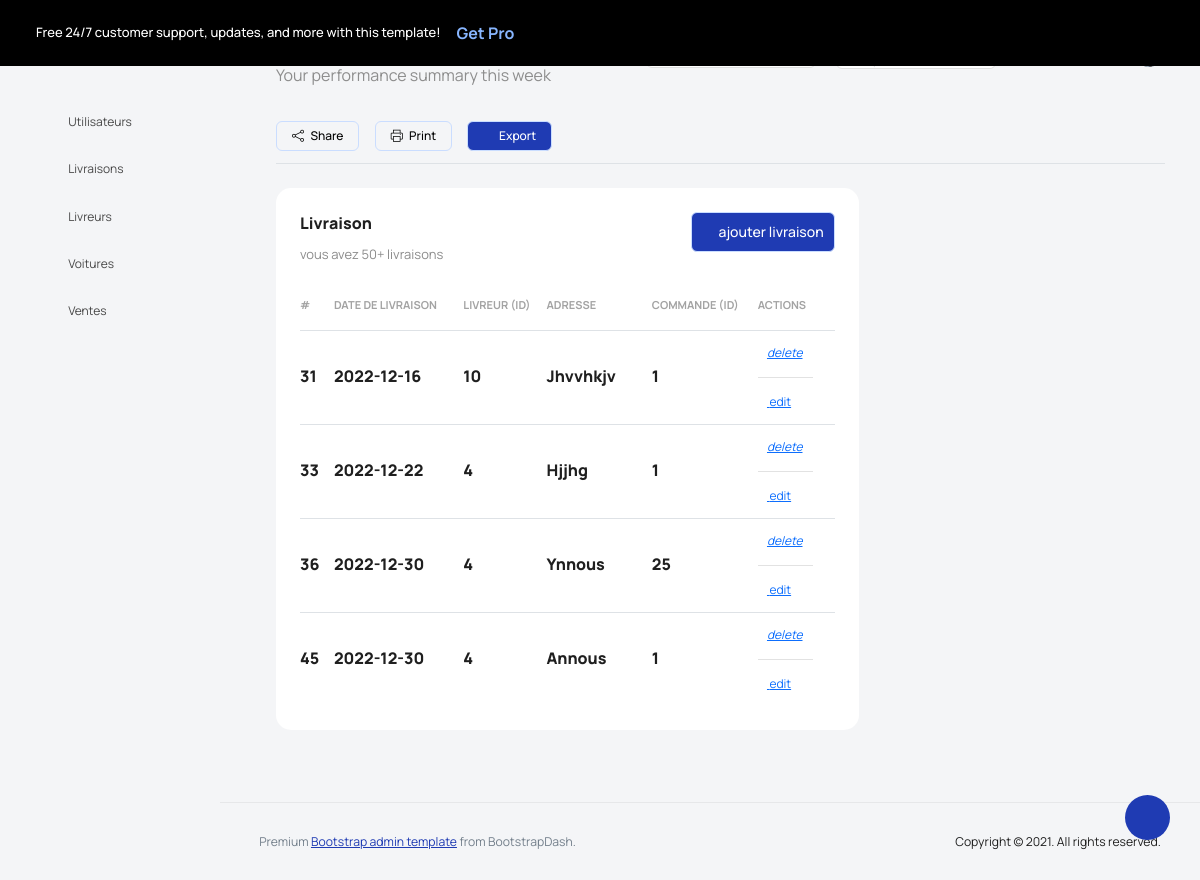
The page /Views/back/livraisons.php (signed in) on the database its author committed.
### tables this page shows
CREATE TABLE `livraison` (
  `id` int(11) NOT NULL,
  `date_livraison` date NOT NULL,
  `id_livreur` int(11) NOT NULL,
  `adresse_livraison` varchar(255) NOT NULL,
  `id_commande` int(11) NOT NULL
);

### Controller/LivraisonC.php (called while the page is built, shortened)
<?php
class LivraisonC{
    public function afficher_Livraisons(){
        $sql="SELECT * FROM livraison" ;
        $db = config::getConnexion() ;
        try {
            $liste = $db->query($sql) ;
            return $liste ;
        }
        catch(Exception $e) {
            echo $e->getMessage();
            die('Erreur:' .$e->getMessage()) ;
        }
    }
}

### Views/back/livraisons.php (the view, shortened to what this page needs)
<?php
include_once '../../Controller/LivraisonC.php';
$livraisonC = new LivraisonC();
$list = $livraisonC->afficher_Livraisons();
?>
<!DOCTYPE html>
<html lang="en">
<head>
    <link rel="stylesheet" href="vendors/feather/feather.css">
    <link rel="stylesheet" href="vendors/mdi/css/materialdesignicons.min.css">
    <link rel="stylesheet" href="vendors/ti-icons/css/themify-icons.css">
    <link rel="stylesheet" href="vendors/typicons/typicons.css">
    <link rel="stylesheet" href="vendors/simple-line-icons/css/simple-line-icons.css">
    <link rel="stylesheet" href="vendors/css/vendor.bundle.base.css">
    <link rel="stylesheet" href="vendors/datatables.net-bs4/dataTables.bootstrap4.css">
    <link rel="stylesheet" href="js/select.dataTables.min.css">
    <link rel="stylesheet" href="css/vertical-layout-light/style.css">
</head>
<body>
<div class="container-scroller">
    <div class="row p-0 m-0 proBanner" id="proBanner">
        <div class="col-md-12 p-0 m-0">
            <div class="card-body card-body-padding d-flex align-items-center justify-content-between">
                <div class="ps-lg-1">
                    <div class="d-flex align-items-center justify-content-between">
                        <p class="mb-0 font-weight-medium me-3 buy-now-text">Free 24/7 customer support, updates, and more with this template!</p>
                        <a href="https://www.bootstrapdash.com/product/star-admin-pro/?utm_source=organic&utm_medium=banner&utm_campaign=buynow_demo" target="_blank" class="btn me-2 buy-now-btn border-0">Get Pro</a>
                    </div>
                </div>
                <div class="d-flex align-items-center justify-content-between">
                    <a href="https://www.bootstrapdash.com/product/star-admin-pro/"><i class="mdi mdi-home me-3 text-white"></i></a>
                    <button id="bannerClose" class="btn border-0 p-0">
                        <i class="mdi mdi-close text-white me-0"></i>
                    </button>
                </div>
            </div>
        </div>
    </div>
    <nav class="navbar default-layout col-lg-12 col-12 p-0 fixed-top d-flex align-items-top flex-row">
        <div class="text-center navbar-brand-wrapper d-flex align-items-center justify-content-start">
            <div class="me-3">
                <button class="navbar-toggler navbar-toggler align-self-center" type="button" data-bs-toggle="minimize">
                </button>
            </div>
            <div>
                <a class="navbar-brand brand-logo" href="index.html">
                </a>
            </div>
        </div>
        <div class="navbar-menu-wrapper d-flex align-items-top">
            <ul class="navbar-nav">
                <li class="nav-item font-weight-semibold d-none d-lg-block ms-0">
                    <h1 class="welcome-text">Good Morning, <span class="text-black fw-bold">John Doe</span></h1>
                    <h3 class="welcome-sub-text">Your performance summary this week </h3>
                </li>
            </ul>
            <ul class="navbar-nav ms-auto">
                <li class="nav-item dropdown d-none d-lg-block">
                    <a class="nav-link dropdown-bordered dropdown-toggle dropdown-toggle-split" id="messageDropdown" href="#" data-bs-toggle="dropdown" aria-expanded="false"> Select Category </a>
                </li>
                <li class="nav-item d-none d-lg-block">
                    <div id="datepicker-popup" class="input-group date datepicker navbar-date-picker">
              <span class="input-group-addon input-group-prepend border-right">
              </span>
                    </div>
                </li>
                <li class="nav-item">
                    <form class="search-form" action="#">
                    </form>
                </li>
                <li class="nav-item dropdown">
                    <a class="nav-link count-indicator" id="notificationDropdown" href="#" data-bs-toggle="dropdown">
                    </a>
                </li>
                <li class="nav-item dropdown">
                    <a class="nav-link count-indicator" id="countDropdown" href="#" data-bs-toggle="dropdown" aria-expanded="false">
                    </a>
                </li>
                <li class="nav-item dropdown d-none d-lg-block user-dropdown">
                    <a class="nav-link" id="UserDropdown" href="#" data-bs-toggle="dropdown" aria-expanded="false">
                        <img class="img-xs rounded-circle" src="images/faces/face8.jpg" alt="Profile image"> </a>
                </li>
            </ul>
        </div>
    </nav>
    <div class="container-fluid page-body-wrapper">
        <div class="theme-setting-wrapper">
            <div id="settings-trigger"><i class="ti-settings"></i></div>
        </div>
        <nav class="sidebar sidebar-offcanvas" id="sidebar">
            <ul class="nav">
                <li class="nav-item">
                    <a class="nav-link" href="utilisateurs.php">
                        <i class="mdi mdi-grid-large menu-icon"></i>
                        <span class="menu-title">Utilisateurs</span>
                    </a>
                </li>
                <li class="nav-item">
                    <a class="nav-link" href="livraisons.php">
                        <i class="mdi mdi-grid-large menu-icon"></i>
                        <span class="menu-title">Livraisons</span>
                    </a>
                </li>
                <li class="nav-item">
                    <a class="nav-link" href="livreurs.php">
                        <i class="mdi mdi-grid-large menu-icon"></i>
                        <span class="menu-title">Livreurs</span>
                    </a>
                </li>
                <li class="nav-item">
                    <a class="nav-link" href="voitures.php">
                        <i class="mdi mdi-grid-large menu-icon"></i>
                        <span class="menu-title">Voitures</span>
                    </a>
                </li>
                <li class="nav-item">
                    <a class="nav-link" href="ventes.php">
                        <i class="mdi mdi-grid-large menu-icon"></i>
                        <span class="menu-title">Ventes</span>
                    </a>
                </li>
            </ul>
        </nav>
        <div class="main-panel">
            <div class="content-wrapper">
                <div class="row">
                    <div class="col-sm-12">
                        <div class="home-tab">
                            <div class="d-sm-flex align-items-center justify-content-between border-bottom">
                                <div>
                                    <div class="btn-wrapper">
                                        <a href="#" class="btn btn-otline-dark align-items-center"><i class="icon-share"></i> Share</a>
                                        <a href="#" class="btn btn-otline-dark"><i class="icon-printer"></i> Print</a>
                                        <a href="#" class="btn btn-primary text-white me-0"><i class="icon-download"></i> Export</a>
                                    </div>
                                </div>
                            </div>
                            <div class="tab-content tab-content-basic">
                                <div class="tab-pane fade show active" id="overview" role="tabpanel" aria-labelledby="overview">
                                    <div class="row">
                                        <div class="col-lg-8 d-flex flex-column">
                                            <div class="row flex-grow">
                                                <div class="col-12 grid-margin stretch-card">
                                                    <div class="card card-rounded">
                                                        <div class="card-body">
                                                            <div class="d-sm-flex justify-content-between align-items-start">
                                                                <div>
                                                                    <h4 class="card-title card-title-dash">livraison</h4>
                                                                    <p class="card-subtitle card-subtitle-dash">vous avez 50+ livraisons</p>
                                                                </div>
                                                                <div>
                                                                    <a href="ajouterLivraison.php"> <button class="btn btn-primary btn-lg text-white mb-0 me-0" type="button"><i class="mdi mdi-account-plus"></i>ajouter livraison</button></a>
                                                                </div>
                                                            </div>
                                                            <div class="table-responsive  mt-1">
                                                                <table class="table select-table">
                                                                    <thead>
                                                                    <tr>
                                                                        <th>#</th>
                                                                        <th>date de livraison</th>
                                                                        <th>livreur (id)</th>
                                                                        <th>adresse</th>
                                                                        <th>commande (id)</th>
                                                                        <th>actions</th>
                                                                    </tr>
                                                                    </thead>
                                                                    <tbody>
                                                                    <?php
                                                                    foreach ($list as $item) {
                                                                    ?>
                                                                    <tr>
                                                                        <td>
                                                                            <h4 class="card-title card-title-dash"><?php echo $item['id'] ?></h4>
                                                                        </td>
                                                                        <td>
                                                                            <h4 class="card-title card-title-dash"><?php echo $item['date_livraison'] ?></h4>
                                                                        </td>
                                                                        <td>
                                                                            <h4 class="card-title card-title-dash"><?php echo $item['id_livreur'] ?></h4>
                                                                        </td>
                                                                        <td>
                                                                            <h4 class="card-title card-title-dash"><?php echo $item['adresse_livraison'] ?></h4>
                                                                        </td>
                                                                        <td>
                                                                            <h4 class="card-title card-title-dash"><?php echo $item['id_commande'] ?></h4>
                                                                        </td>
                                                                        <td>
                                                                           <a href="supprimerLivraison.php?id=<?php echo $item['id'] ?>"> <i class="mdi mdi-delete">delete</i>  </a> <hr>
                                                                            <a href="modifierLivraison.php?id=<?php echo $item['id'] ?>"> <i class="mdi mdi-account-edit"></i> edit </a>
                                                                        </td>
                                                                    </tr>
                                                                    <?php
                                                                    }
                                                                    ?>
                                                                    </tbody>
                                                                </table>
                                                            </div>
                                                        </div>
                                                    </div>
                                                </div>
                                            </div>
                                        </div>
                                    </div>
                                </div>
                            </div>
                        </div>
                    </div>
                </div>
            </div>
            <footer class="footer">
                <div class="d-sm-flex justify-content-center justify-content-sm-between">
                    <span class="text-muted text-center text-sm-left d-block d-sm-inline-block">Premium <a href="https://www.bootstrapdash.com/" target="_blank">Bootstrap admin template</a> from BootstrapDash.</span>
                    <span class="float-none float-sm-right d-block mt-1 mt-sm-0 text-center">Copyright © 2021. All rights reserved.</span>
                </div>
            </footer>
        </div>
    </div>
</div>
</body>
</html>

### rows shown on the page
livraison: id "31", date_livraison "2022-12-16", id_livreur "10", adresse_livraison "Jhvvhkjv", id_commande "1"
livraison: id "33", date_livraison "2022-12-22", id_livreur "4", adresse_livraison "Hjjhg", id_commande "1"
livraison: id "36", date_livraison "2022-12-30", id_livreur "4", adresse_livraison "Ynnous", id_commande "25"
livraison: id "45", date_livraison "2022-12-30", id_livreur "4", adresse_livraison "Annous", id_commande "1"
